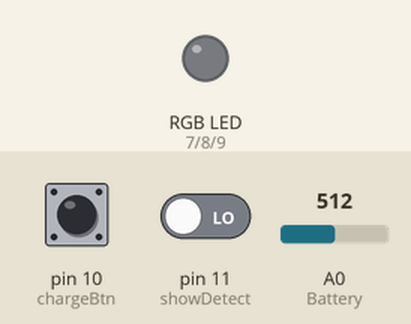
A sketch run on a simulated Arduino Uno, built with avr-gcc and run on an emulated ATmega328P. Shown: an RGB LED mixed from three pins (HIGH = lit). Dashed ring = blinking. Inputs (shaded band) come from the test bench; at power-on: A0 (Battery) = 512, pin 10 (chargeBtn) LOW, pin 11 (showDetect) LOW. What the sketch prints to the serial monitor is not drawn.

Above: at 1.2 s.
1.3 s: A0 (Battery) set to 755
4.3 s: A0 (Battery) set to 774
At 5.5 s:
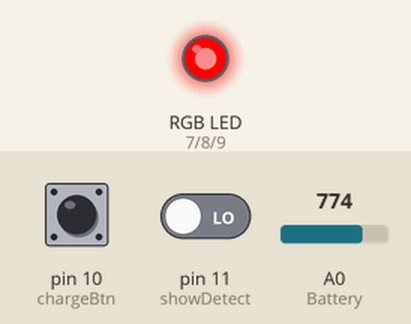
5.8 s: A0 (Battery) set to 945
8.8 s: A0 (Battery) set to 975
At 9.2 s:
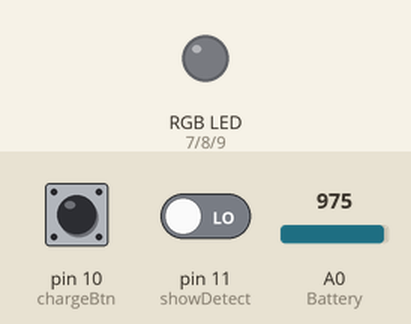
11.8 s: pin 10 (chargeBtn) pulled HIGH for 0.15 s
At 12.1 s:
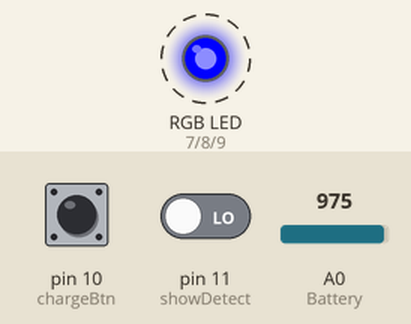
14.9 s: A0 (Battery) set to 1007
17.9 s: A0 (Battery) set to 1023
At 18.5 s:
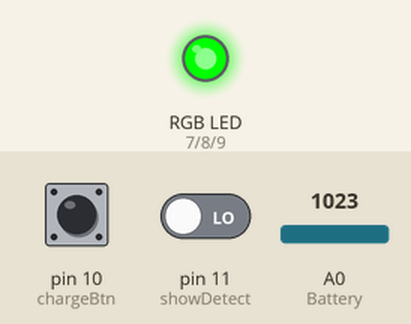
Timing chart, 0 to 20.4 s (numbered marks = the images above; inputs shaded):
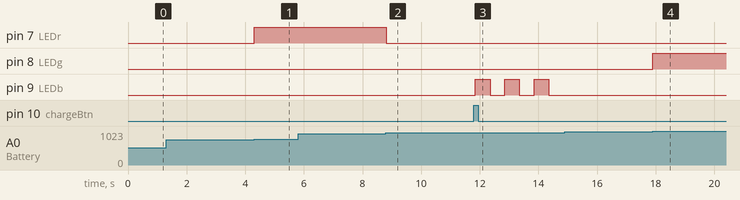

Measured:
- the behaviour switches between 766 and 767 on A0 (Battery) (found by bisection; images 0 and 1)
- the behaviour switches between 958 and 959 on A0 (Battery) (found by bisection; images 1 and 2)
- the behaviour switches between 1022 and 1023 on A0 (Battery) (found by bisection; images 3 and 4)
- after the input at 4.3 s, pin 7 (LEDr): LOW → HIGH at once
- after the input at 8.8 s, pin 7 (LEDr): HIGH → LOW at once
- after the input at 11.8 s, pin 9 (LEDb): alternates HIGH for 0.50 s and LOW for 0.50 s, starting after 0.05 s
- after the input at 17.9 s, pin 8 (LEDg): LOW → HIGH at once

The sketch:

ICiot.ino
```cpp
/******************************************************************************
 *  This is a program to facilitatite a wireless power transfer protocol
 *  for the IOT project on TU Delft by M. Wasif & I.C.T.M. Speek
 *****************************************************************************/

// Variable to save battery and pin declaration
int voltage = 0;      // variable to read voltage level battery into
int Battery = A0;     // Analog pin to read battery voltage

// Variables for debouncing the button
int chargeBtn = 10;          // Digital pin for the charge Button
int reading = 0;             // Variable to store reading Button
int buttonState;             // Current reading of the Button
int lastButtonState = LOW;   // Previous reading of the Button

// Time measured in miliseconds to debounce the buttons
long lastDebounceTime = 0;   // Last time the the Button was pressed
long debounceDelay = 50;     // The Debounce time

// Variables for detecting the show
int showDetect = 11;         // Digital pin upon which the show is detected
int show;                // Boolean to save the show state in

// RGB pins
int LEDr = 7;        // Digital pin for r from RGB LED
int LEDg = 8;        // Digital pin for g from RGB LED
int LEDb = 9;        // Digital pin for b from RGB LED

// Declare the states as an enum
enum StateVariable{
  maximum,
  idle,
  charging,
  running,
  starving,
  dead
}
state;

// Map all the V variables to the analog 2^10
#define Vmap / 3.2 * 1023
// Declaration of Vmax, Vfull, Vstarving and Vdead
// Varies between 0 and 5 V, but should map between 0 and 1023 for Analog
// Value might be slightly off as int rounds off
const int Vmax = 3.2 Vmap;
const int Vfull = 3.0 Vmap;
const int Vstarving = 2.4 Vmap;
const int Vdead = 2.2 Vmap;

// Initialize the system
void setup(){
  // set serial monitor at 115200 boudrate
  Serial.begin(115200);
  // Declare the battery energy level pin as (analog) input
  pinMode(Battery, INPUT);
  // Declare the charge button as input
  pinMode(chargeBtn, INPUT);
  // Declare the show as an input value
  pinMode(showDetect, INPUT);
  // declare RGB pins as output
  pinMode(LEDr, OUTPUT);
  pinMode(LEDg, OUTPUT);
  pinMode(LEDb, OUTPUT);
  // Initialize the state as idle and show as false
  // as you receive a wristband at the entrance of the festival
  state = idle;
  show = LOW;
}

// Functional part of the system
void loop(){
  // Reads the energy level and buttonstate of the battery and saves it
  // at the start of the program loop
  voltage = analogRead(Battery);
  reading = digitalRead(chargeBtn);
  show = digitalRead(showDetect);

  // If the switch changed, due to noise or pressing:
  if (reading != lastButtonState) {
    // reset the debouncing timer
    lastDebounceTime = millis();
  }
  if ((millis() - lastDebounceTime) > debounceDelay) {
    // whatever the reading is at, it's been there for longer
    // than the debounce delay, so take it as the actual current state:
    buttonState = reading;
  }

  // A switch case based on the state of the system
  switch (state) {
  case idle:
    // Perform idle tasks
    Serial.println("Idle");
    digitalWrite(LEDg, LOW);
    digitalWrite(LEDr, LOW);
    digitalWrite(LEDb, LOW);
    // Check if state translation is necessary
    if (voltage >= Vmax){
      state = maximum;
      break;
    }
    else if (buttonState == HIGH){
      state = charging;
      break;
    }
    else if (show == HIGH){
      state = running;
      break;
    }
    else if (voltage < Vfull){
      state = starving;
      break;
    }
    break;
  case maximum:
    // Perform maximum tasks
    Serial.println("Maximum");
    digitalWrite(LEDg, HIGH);
    digitalWrite(LEDr, LOW);
    digitalWrite(LEDb, LOW);
    // Check if state translation is necessary
    if (voltage < Vmax){
      state = idle;
    }
    // if user wants to charge, break state and charge
    else if (buttonState == HIGH){
      state = charging;
      break;
    }
    else if (show == HIGH){
      state = running;
      break;
    }
    break;
  case charging:
    // Perform charging tasks
    Serial.println("Charging");
    digitalWrite(LEDg, LOW);
    digitalWrite(LEDr, LOW);
    digitalWrite(LEDb, HIGH);
    delay(500);
    digitalWrite(LEDg, LOW);
    digitalWrite(LEDr, LOW);
    digitalWrite(LEDb, LOW);
    delay(500);
    // Check if state translation is necessary
    if (buttonState == LOW){
      state = idle;
      break;
    }
    else if (voltage < Vfull){
      state = starving;
      break;
    }
    break;
  case running:
    // Perform running tasks
    Serial.println("Running");
    digitalWrite(LEDg, LOW);
    digitalWrite(LEDr, LOW);
    digitalWrite(LEDb, LOW);
    // Check if state translation is necessary
    if (show == LOW){
      state = idle;
      break;
    }
    else if (voltage < Vfull){
      state = starving;
      break;
    }
    break;
  case starving:
    // Perform starving tasks
    Serial.println("Starving");
    digitalWrite(LEDg, LOW);
    digitalWrite(LEDr, HIGH);
    digitalWrite(LEDb, LOW);
    // Check if state translation is necessary
    if (voltage >= Vfull){
      state = idle;
      break;
    }
    else if (voltage < Vstarving){
      // not necessary in actual implementation
      // the IC will not receive any power anymore by now
      state = dead;
      break;
    }
    break;
  case dead:
    // Play Dead - not necessary as IC is not powered
    Serial.println("Dead");
    digitalWrite(LEDg, LOW);
    digitalWrite(LEDr, LOW);
    digitalWrite(LEDb, LOW);
    // Check if state translation is necessary
    if (voltage >= Vstarving){
      state = starving;
      break;
    }
    break;
  }

  // save the reading.  Next time through the loop,
  // it'll be the lastButtonState:
  lastButtonState = reading;

  // Small delay to accomodate stability
  delay(1);
}
```
